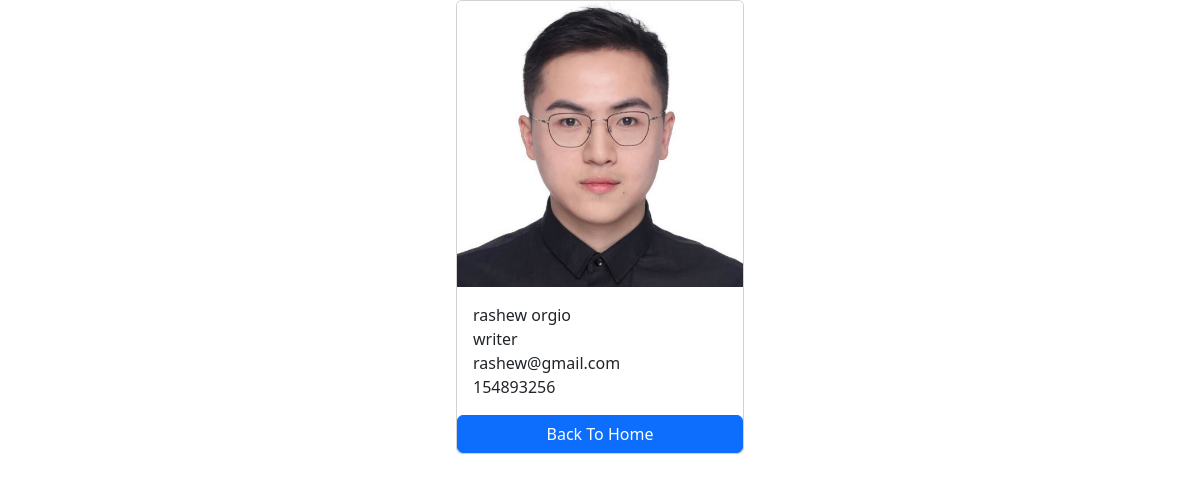
/employee/3/, run on the app's committed database.
### employee/models.py (models this page shows, shortened)
class Employee(models.Model):
    First_Name = models.CharField(max_length=100)
    Last_Name = models.CharField(max_length=100)
    Photo = models.ImageField(upload_to='images')
    Designation = models.CharField(max_length=100)
    Email = models.EmailField(max_length=100,unique=True)
    Phone_Number = models.CharField(max_length=12,blank=True)
    Created_at = models.DateTimeField(auto_now_add=True)
    Upload_at = models.DateTimeField(auto_now=True)

### employee/views.py (the view)
# urls.py: path('<int:pk>/',views.employee_detail,name='employee_detail'),
def employee_detail(request,pk):
    employee = get_object_or_404(Employee,pk=pk)
    context={
        'employee':employee,
    }
    return render(request,'employee_detail.html',context)

### templates/employee_detail.html (shortened to what this page needs)
{% load static %}
 <!DOCTYPE html>
<html lang="en">
<head>
<link href="https://cdn.jsdelivr.net/npm/bootstrap@5.3.2/dist/css/bootstrap.min.css" rel="stylesheet">
<link rel="stylesheet" type="text/css" href="{%static '/css/style.css' %}">
</head>
<body>
<div class="container">
<div class="card mx-auto" style="width: 18rem;">
  <img class="card-img-top" src="{{ employee.Photo.url }}" alt="Card image cap">
  <div class="card-body">
    <p class="card-text m-0">{{ employee.First_Name }} {{ employee.Last_Name }}</p>
      <p class="card-text m-0">{{ employee.Designation }}</p>
      <p class="card-text m-0" >{{ employee.Email }} </p>
      <p class="card-text m-0" >{{ employee.Phone_Number }} </p>
  </div>
    <a href="{% url 'home'%}" class="btn btn-primary">Back To Home</a>
</div>
</div>
</body>
</html>

### static/css/style.css (style rules this page uses)
body { background-color=blue; }

### data on the page
Employee: Photo (picture), First_Name "rashew", Last_Name "orgio", Designation "writer", Email "rashew@gmail.com", Phone_Number "154893256"
